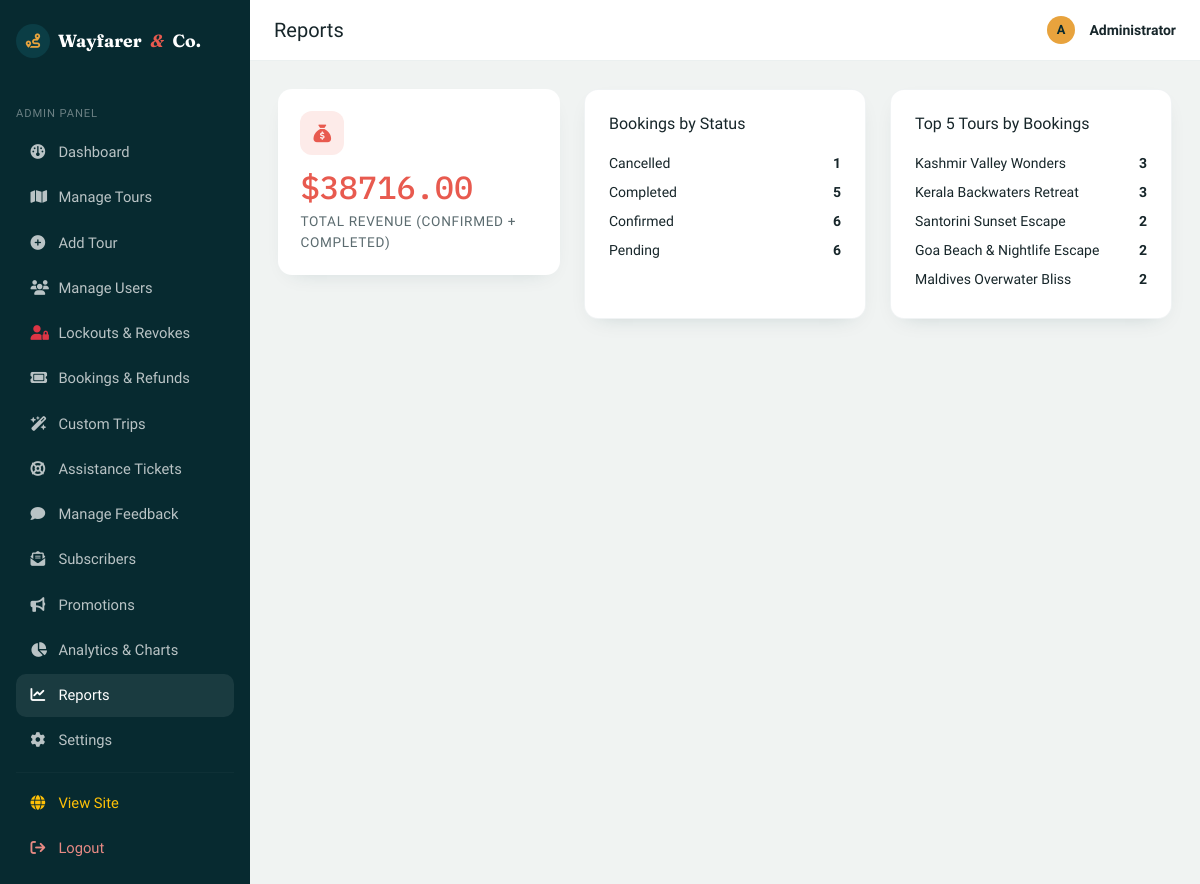
The page /admin/reports (signed in) on the database its author committed.
### models/booking.py (models this page shows, shortened)
class Booking(db.Model):
    __tablename__ = "bookings"
    id = db.Column(db.Integer, primary_key=True)
    reference = db.Column(db.String(20), unique=True, nullable=False, default=_generate_reference)
    user_id = db.Column(db.Integer, db.ForeignKey("users.id"), nullable=False)
    tour_id = db.Column(db.Integer, db.ForeignKey("tours.id"), nullable=False)
    travel_date = db.Column(db.Date, nullable=False)
    adults = db.Column(db.Integer, nullable=False, default=1)
    children = db.Column(db.Integer, nullable=False, default=0)
    contact_number = db.Column(db.String(20), nullable=True)
    special_requests = db.Column(db.Text, nullable=True)
    total_amount = db.Column(db.Float, nullable=False, default=0.0)
    discount_amount = db.Column(db.Float, nullable=False, default=0.0)
    coupon_code = db.Column(db.String(30), nullable=True)
    has_insurance = db.Column(db.Boolean, default=False, nullable=False)
    hotel_tier = db.Column(db.String(30), default="Standard", nullable=False)
    status = db.Column(db.String(20), nullable=False, default="Booked")
    refund_amount = db.Column(db.Float, default=0.0, nullable=False)
    refund_status = db.Column(db.String(30), default="None", nullable=False)  # 'None', 'Refund Requested', 'Pending Refund', 'Refunded', 'Ineligible'
    refund_reason = db.Column(db.Text, nullable=True)
    admin_refund_note = db.Column(db.Text, nullable=True)
    created_at = db.Column(db.DateTime, default=datetime.utcnow)

### models/tour.py (models this page shows, shortened)
class Tour(db.Model):
    __tablename__ = "tours"
    id = db.Column(db.Integer, primary_key=True)
    name = db.Column(db.String(150), nullable=False)
    destination = db.Column(db.String(100), nullable=False, index=True)
    category = db.Column(db.String(50), nullable=False, default="General")
    description = db.Column(db.Text, nullable=False, default="")
    itinerary = db.Column(db.Text, nullable=True)
    duration = db.Column(db.String(50), nullable=False, default="")  # e.g. "5 Days / 4 Nights"
    price = db.Column(db.Float, nullable=False, default=0.0)
    child_price = db.Column(db.Float, nullable=False, default=0.0)
    available_seats = db.Column(db.Integer, nullable=False, default=0)
    start_date = db.Column(db.Date, nullable=True)
    end_date = db.Column(db.Date, nullable=True)
    image_url = db.Column(db.String(400), nullable=True)
    included = db.Column(db.Text, nullable=True)
    excluded = db.Column(db.Text, nullable=True)
    rating = db.Column(db.Float, nullable=False, default=4.5)
    difficulty = db.Column(db.String(30), nullable=False, default="Easy")  # Easy, Moderate, Challenging, Expedition
    season = db.Column(db.String(30), nullable=False, default="All Year")   # Spring, Summer, Autumn, Winter, All Year
    tags = db.Column(db.String(200), nullable=True, default="Popular, Recommended")  # Comma separated
    latitude = db.Column(db.Float, nullable=True, default=46.8182)
    longitude = db.Column(db.Float, nullable=True, default=8.2275)
    max_seats = db.Column(db.Integer, nullable=False, default=30)
    is_active = db.Column(db.Boolean, default=True, nullable=False)
    created_at = db.Column(db.DateTime, default=datetime.utcnow)
    bookings = db.relationship("Booking", backref="tour", lazy=True)
    feedbacks = db.relationship("Feedback", backref="tour", lazy=True)
    favorited_by = db.relationship("Favorite", backref="tour", lazy=True)

### routes/admin.py (the view)
@admin_bp.route("/reports")
@admin_required
def reports():
    total_revenue = (
        db.session.query(db.func.coalesce(db.func.sum(Booking.total_amount), 0))
        .filter(Booking.status.in_(["Confirmed", "Completed"]))
        .scalar()
    )
    top_tours = (
        db.session.query(Tour.name, db.func.count(Booking.id).label("count"))
        .join(Booking, Booking.tour_id == Tour.id)
        .group_by(Tour.id)
        .order_by(db.func.count(Booking.id).desc())
        .limit(5)
        .all()
    )
    bookings_by_status = (
        db.session.query(Booking.status, db.func.count(Booking.id))
        .group_by(Booking.status)
        .all()
    )
    return render_template(
        "admin/reports.html",
        total_revenue=total_revenue,
        top_tours=top_tours,
        bookings_by_status=bookings_by_status,
    )

### models/user.py (called while the page is built)
    def is_admin(self):
        return self.role == "admin"

### routes/main.py (called while the page is built)
@main_bp.app_context_processor
def inject_globals():
    from flask import session
    security_mode = session.get("security_mode", "ON")
    return {
        "current_user": get_current_user(),
        "security_mode": security_mode
    }

### routes/utils.py (called while the page is built)
def get_current_user():
    user_id = session.get("user_id")
    if not user_id:
        return None
    return db.session.get(User, user_id)

def admin_required(view_func):
    @wraps(view_func)
    def wrapped(*args, **kwargs):
        if not session.get("admin_id"):
            log_security_event("ADMIN_UNAUTHORIZED", f"Unauthorized attempt to access admin route {request.path}.")
            flash("Please log in as an administrator.", "warning")
            return redirect(url_for("admin.login"))
        admin = db.session.get(User, session["admin_id"])
        if admin is None or not admin.is_admin() or not admin.is_active:
            log_security_event("ADMIN_SESSION_INVALID", f"Invalid admin session for user {session.get('admin_id')}.")
            session.pop("admin_id", None)
            flash("Admin session invalid. Please log in again.", "danger")
            return redirect(url_for("admin.login"))
        return view_func(*args, **kwargs)
    return wrapped

### templates/admin/reports.html (shortened to what this page needs)
{% extends "admin/base_admin.html" %}
{% set active = 'reports' %}
{% block page_title %}Reports{% endblock %}
{% block admin_content %}
<div class="row g-4">
    <div class="col-lg-4">
        <div class="wf-kpi-card">
            <div class="wf-kpi-icon mb-2" style="background: rgba(232,90,79,0.12); color: var(--wf-coral);"><i class="fa-solid fa-sack-dollar"></i></div>
            <div class="wf-stat-num">${{ '%.2f'|format(total_revenue) }}</div>
            <div class="wf-stat-label">Total Revenue (Confirmed + Completed)</div>
        </div>
    </div>
    <div class="col-lg-4">
        <div class="wf-panel p-4 h-100">
            <h6 class="mb-3">Bookings by Status</h6>
            {% for status, count in bookings_by_status %}
            <div class="d-flex justify-content-between py-1 small">
                <span>{{ status }}</span>
                <span class="fw-semibold">{{ count }}</span>
            </div>
            {% endfor %}
        </div>
    </div>
    <div class="col-lg-4">
        <div class="wf-panel p-4 h-100">
            <h6 class="mb-3">Top 5 Tours by Bookings</h6>
            {% for name, count in top_tours %}
            <div class="d-flex justify-content-between py-1 small">
                <span>{{ name }}</span>
                <span class="fw-semibold">{{ count }}</span>
            </div>
            {% else %}
            <p class="text-muted small mb-0">No booking data yet.</p>
            {% endfor %}
        </div>
    </div>
</div>
{% endblock %}

### static/css/style.css (style rules this page uses)
:root { --wf-navy: #0B3D45; --wf-navy-deep: #072A30; --wf-amber: #E8A33D; --wf-sand: #F4EDE1; --wf-sand-dark: #E9DFCE; --wf-coral: #E85A4F; --wf-palm: #3F7D5C; --wf-ink: #17262A; --wf-white: #FFFFFF; --wf-font-display: 'Fraunces', serif; --wf-font-body: 'Work Sans', sans-serif; --wf-font-mono: 'IBM Plex Mono', monospace; --wf-radius: 14px; --wf-radius-lg: 22px; --wf-shadow: 0 12px 30px -14px rgba(11, 61, 69, 0.35); }
* { box-sizing: border-box; }
html { scroll-behavior: smooth; }
body { font-family: var(--wf-font-body); color: var(--wf-ink); background-color: var(--wf-sand); -webkit-font-smoothing: antialiased; }
.wf-panel { background: var(--wf-white); border-radius: var(--wf-radius); box-shadow: 0 8px 22px -14px rgba(11, 61, 69, 0.25); border: 1px solid rgba(11,61,69,0.06); }
.wf-stat-num { font-family: var(--wf-font-mono); font-size: 2rem; font-weight: 500; color: var(--wf-coral); }
.wf-stat-label { font-size: 0.85rem; color: #5b6b6f; text-transform: uppercase; letter-spacing: 0.05em; }
.wf-admin-body { background: #F0F3F2; min-height: 100vh; }
.wf-kpi-card { background: var(--wf-white); border-radius: var(--wf-radius); padding: 1.4rem; box-shadow: 0 8px 22px -14px rgba(11,61,69,0.2); }
.wf-kpi-icon { width: 44px; height: 44px; border-radius: 12px; display: inline-flex; align-items: center; justify-content: center; font-size: 1.1rem; }

### rows shown on the page
Booking: status "Cancelled", count "1"
Booking: status "Completed", user "5"
Booking: status "Pending", user "6"
Tour: name "Kashmir Valley Wonders", count "3"
Tour: name "Kerala Backwaters Retreat", count "3"
Tour: name "Santorini Sunset Escape", count "2"
Tour: name "Goa Beach & Nightlife Escape", count "2"
Tour: name "Maldives Overwater Bliss", count "2"

### other values the page prints
{{ '%.2f'|format(total_revenue) }} "38716.00"
{{ status }} "Confirmed"
{{ count }} "6"
